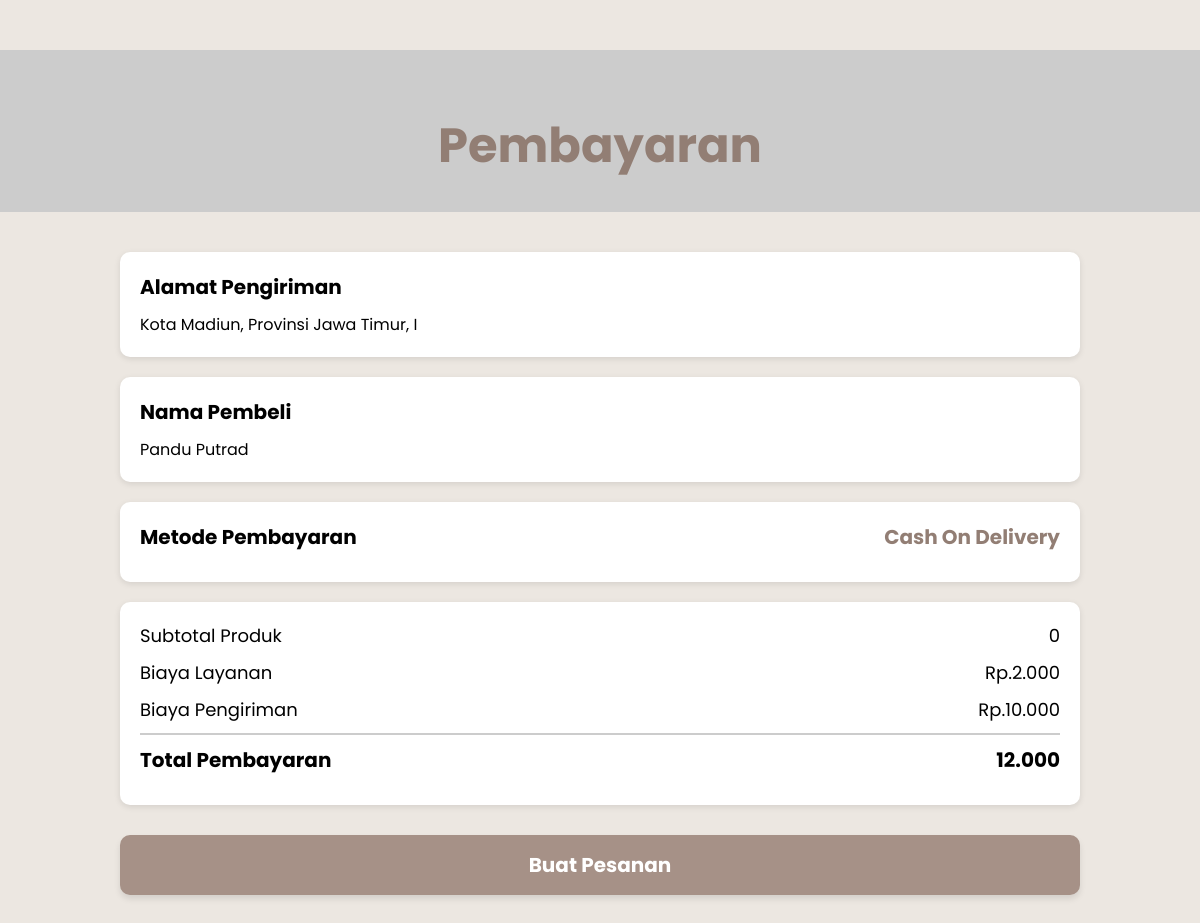
/pembayaran1.php (signed in), run on the app's committed database.
### tables this page shows
CREATE TABLE `t_pengguna` (
  `Id_Pengguna` int(11) NOT NULL,
  `Nama_pengguna` varchar(45) DEFAULT NULL,
  `Email_Pengguna` varchar(45) DEFAULT NULL,
  `NoTelp_Pengguna` varchar(20) DEFAULT NULL,
  `Alamat_Pengguna` varchar(35) DEFAULT NULL,
  `JenisKelamin` varchar(20) DEFAULT NULL,
  `Password` varchar(255) DEFAULT NULL,
  `token_ganti` int(255) NOT NULL
);

### pembayaran1.php (the view, shortened to what this page needs)
<?php
$db = (new Database())->connection();
$id_pengguna = $_SESSION['Id_Pengguna'];
$stmtNama = $db->prepare("SELECT * FROM t_pengguna WHERE Id_Pengguna = ?");
$stmtNama->execute([$id_pengguna]);
$user = $stmtNama->fetch(PDO::FETCH_ASSOC);
$nama = $user ? $user['Nama_pengguna'] : "Pengguna tidak diketahui";
$alamat = $user ? $user['Alamat_Pengguna'] : "alamat tidak diketahui";
?>
<!DOCTYPE html>
<html lang="id">
<head>
</head>
<body>
    <div class="hero">
        Pembayaran
    </div>
    <main class="container">
        <section class="section">
            <h3>Alamat Pengiriman <span class="ubah"><a href="editpembayaran.php?idPembayaran='.$data['idPembayaran'].'' "></a></span></h3>
            <p><?php echo htmlspecialchars($alamat); ?></p>
        </section>
        <section class="section">
            <h3>Nama Pembeli <span class="ubah"><a href="editdosen.php?idDosen='.$data['idDosen'].'"></a></span></h3>
            <p><?php echo htmlspecialchars($nama); ?></p>
        </section>
        <section class="section">
            <h3>Metode Pembayaran <span style="color: #927e74;">Cash On Delivery</span></h3>
        </section>
        <?php $total = 0;
        $layanan = 2000;
        $pengiriman = 10000; ?>
        <?php $total_semua = $total + $layanan + $pengiriman; ?>
        <section class="payment-details">
            <div><span>Subtotal Produk</span><span><?= number_format($subtotal, 0, ',', '.') ?></span></div>
            <div><span>Biaya Layanan</span><span>Rp.2.000</span></div>
            <div><span>Biaya Pengiriman</span><span>Rp.10.000</span></div>
            <div class="total"><span>Total Pembayaran</span><span><?= number_format($total_semua, 0, ',', '.') ?></span></div>
        </section>
<form action="proses_pembayaran.php" method="POST">
  <button type="submit" class="btn-pesan">Buat Pesanan</button>
</form>
    </main>
</body>
</html>

### pembayaran1.php (style rules this page uses)
* { box-sizing: border-box; margin: 0; padding: 0; font-family: 'Poppins', sans-serif; }
body { background-color: #ece7e1; color: #000; height: 120vh; }
.hero { text-align: center; padding: 60px 20px 30px; background-image: url('https://via.placeholder.com/1600x300'); background-size: cover; background-position: center; color: #927e74; font-size: 48px; font-weight: 700; margin-top: 50px; }
.container { max-width: 1000px; margin: 40px auto; padding: 0 20px; }
.section { background-color: #fff; padding: 20px; margin-bottom: 20px; border-radius: 10px; box-shadow: 0 2px 6px rgba(0, 0, 0, 0.1); }
.section h3 { display: flex; justify-content: space-between; align-items: center; font-size: 20px; margin-bottom: 10px; }
.payment-details { background-color: #fff; padding: 20px; border-radius: 10px; box-shadow: 0 2px 6px rgba(0, 0, 0, 0.1); margin-bottom: 30px; }
.payment-details div { display: flex; justify-content: space-between; margin-bottom: 10px; font-size: 18px; }
.payment-details .total { font-weight: 700; font-size: 20px; border-top: 2px solid #ccc; padding-top: 10px; margin-top: 10px; }
.btn-pesan { width: 100%; padding: 15px; font-size: 20px; background-color: #a69187; color: #fff; border: none; border-radius: 10px; cursor: pointer; font-weight: bold; box-shadow: 0 4px 6px rgba(0, 0, 0, 0.1); }

### data on the page
t_pengguna: Alamat_Pengguna "Kota Madiun, Provinsi Jawa Timur, I", Nama_pengguna "Pandu Putrad"

### other printed values
$subtotal "0"
$total_semua "12.000"
